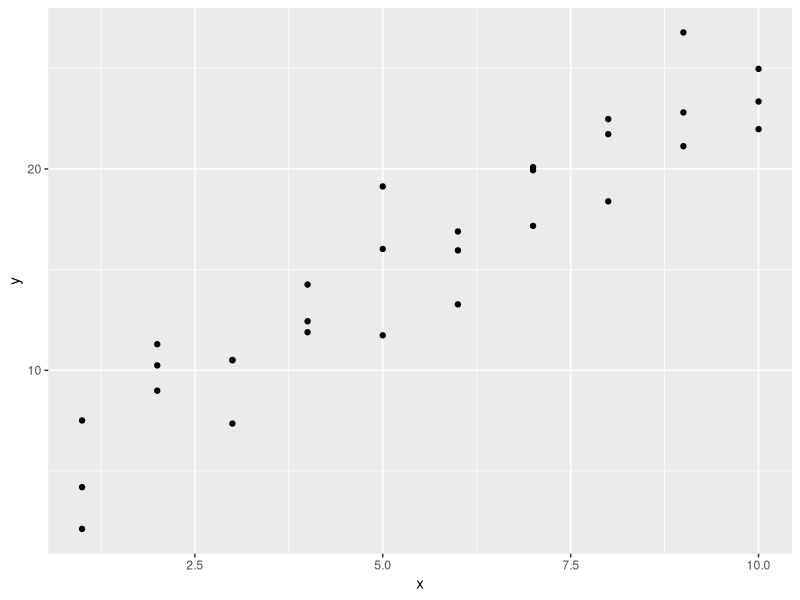
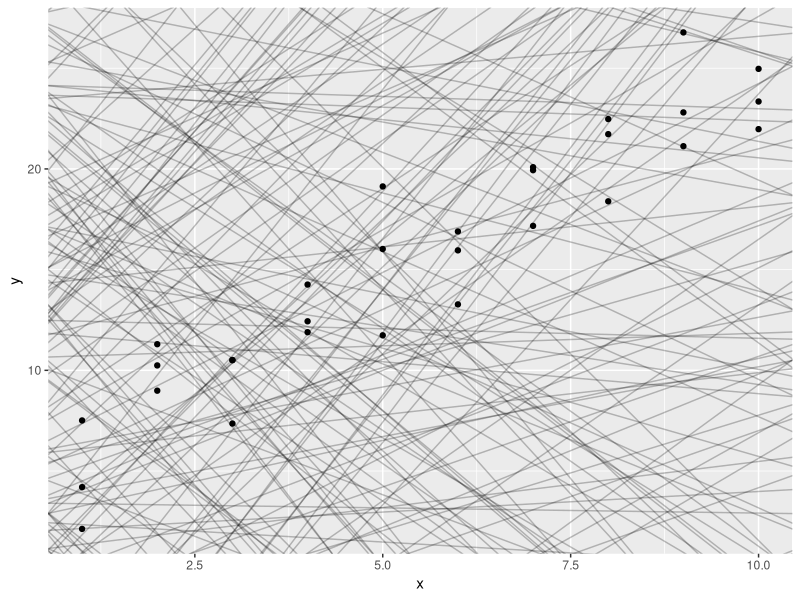
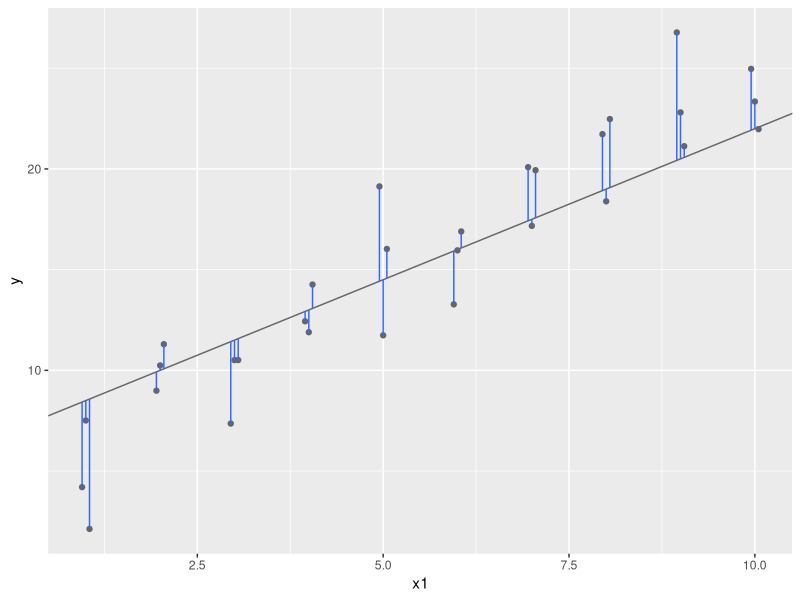
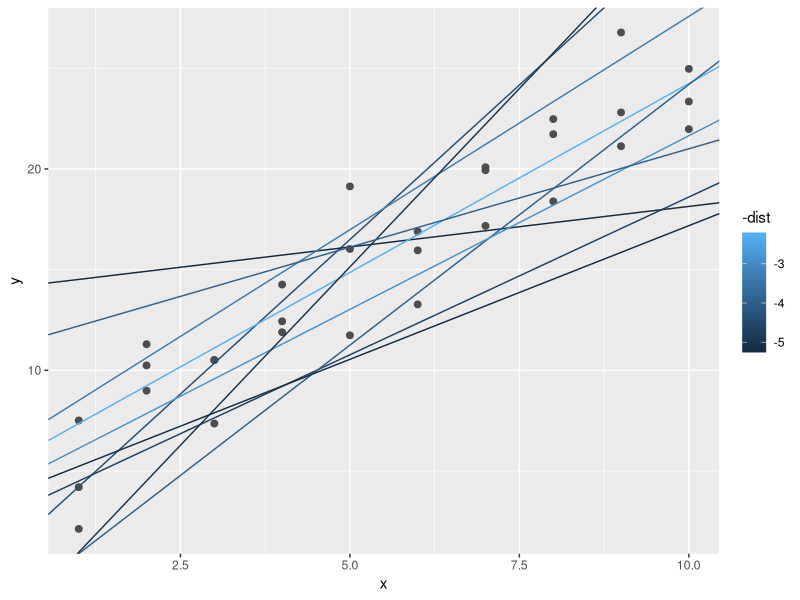
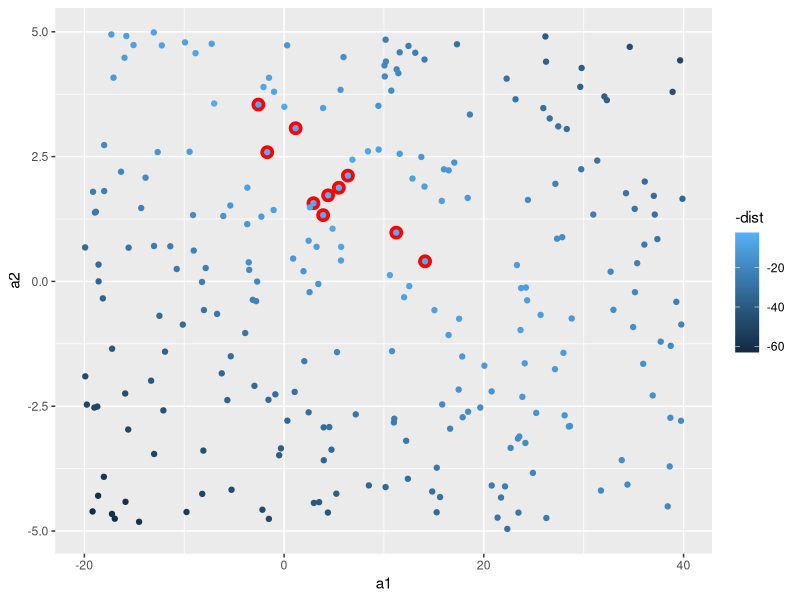
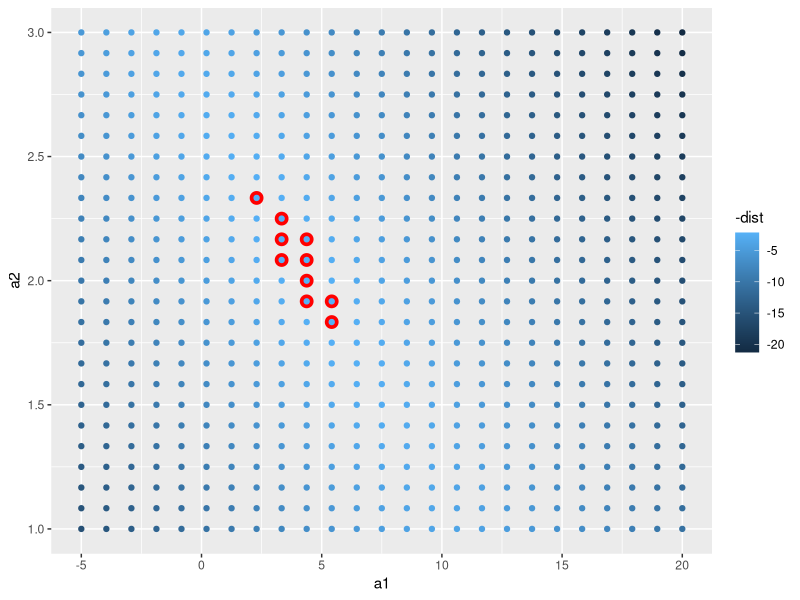
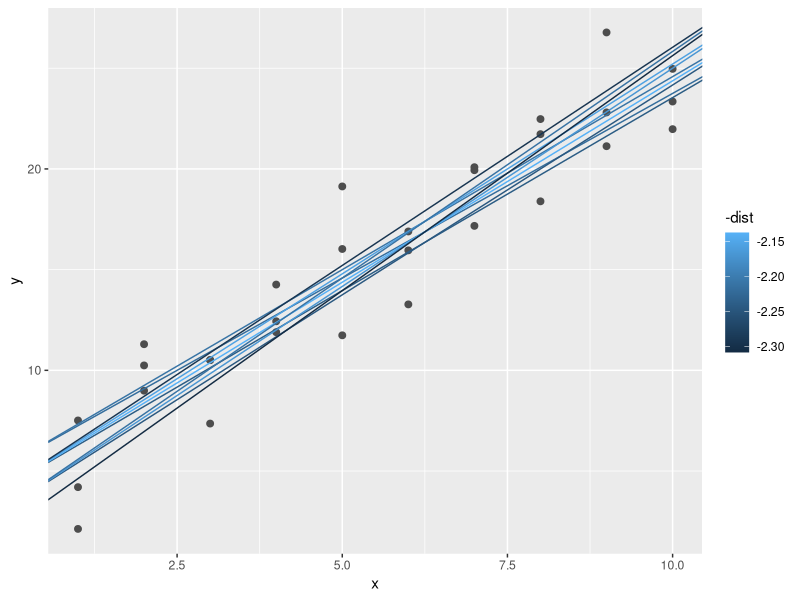
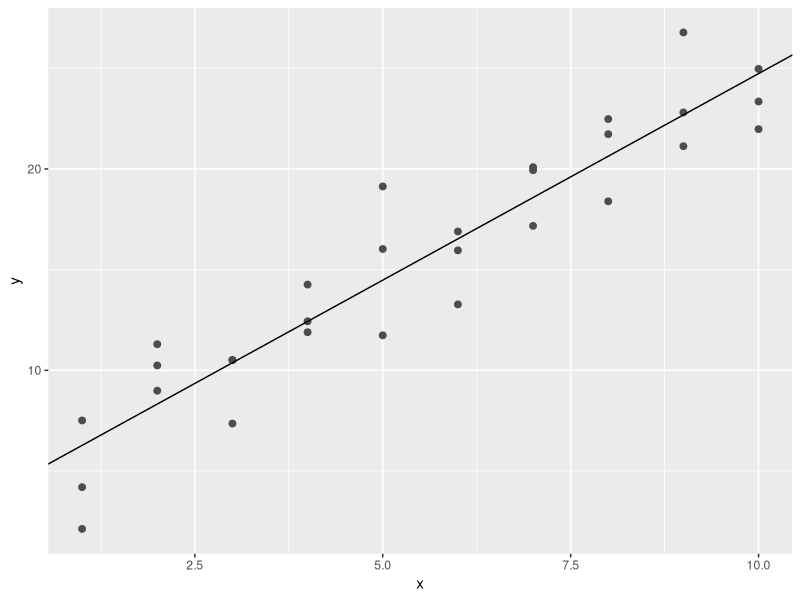

Recreate these plots in R, in order. (Note: this script raises an error after producing the figures.)
## ---- chunk 1
library(tidyverse)

library(modelr)
options(na.action = na.warn)
## ---- chunk 2
ggplot(sim1, aes(x, y)) + 
  geom_point()
## ---- chunk 3
modelos <- tibble(
  a1 = runif(250, -20, 40),
  a2 = runif(250, -5, 5)
)

ggplot(sim1, aes(x, y)) + 
  geom_abline(aes(intercept = a1, slope = a2), data = modelos, alpha = 1/4) +
  geom_point() 
## ---- chunk 4
dist1 <- sim1 %>% 
  mutate(
    dodge = rep(c(-1, 0, 1) / 20, 10),
    x1 = x + dodge,
    pred = 7 + x1 * 1.5
  )

ggplot(dist1, aes(x1, y)) + 
  geom_abline(intercept = 7, slope = 1.5, colour = "grey40") +
  geom_point(colour = "grey40") +
  geom_linerange(aes(ymin = y, ymax = pred), colour = "#3366FF")
## ---- chunk 5
model1 <- function(a, data) {
  a[1] + data$x * a[2]
}
model1(c(7, 1.5), sim1)
## ---- chunk 6
measure_distance <- function(mod, data) {
  diff <- data$y - model1(mod, data)
  sqrt(mean(diff ^ 2))
}
measure_distance(c(7, 1.5), sim1)
## ---- chunk 7
sim1_dist <- function(a1, a2) {
  measure_distance(c(a1, a2), sim1)
}

modelos <- modelos %>% 
  mutate(dist = purrr::map2_dbl(a1, a2, sim1_dist))
modelos
## ---- chunk 8
ggplot(sim1, aes(x, y)) + 
  geom_point(size = 2, colour = "grey30") + 
  geom_abline(
    aes(intercept = a1, slope = a2, colour = -dist), 
    data = filter(modelos, rank(dist) <= 10)
  )
## ---- chunk 9
ggplot(modelos, aes(a1, a2)) +
  geom_point(data = filter(modelos, rank(dist) <= 10), size = 4, colour = "red") +
  geom_point(aes(colour = -dist))
## ---- chunk 10
grid <- expand.grid(
  a1 = seq(-5, 20, length = 25),
  a2 = seq(1, 3, length = 25)
  ) %>% 
  mutate(dist = purrr::map2_dbl(a1, a2, sim1_dist))

grid %>% 
  ggplot(aes(a1, a2)) +
  geom_point(data = filter(grid, rank(dist) <= 10), size = 4, colour = "red") +
  geom_point(aes(colour = -dist)) 
## ---- chunk 11
ggplot(sim1, aes(x, y)) + 
  geom_point(size = 2, colour = "grey30") + 
  geom_abline(
    aes(intercept = a1, slope = a2, colour = -dist), 
    data = filter(grid, rank(dist) <= 10)
  )
## ---- chunk 12
best <- optim(c(0, 0), measure_distance, data = sim1)
best$par

ggplot(sim1, aes(x, y)) + 
  geom_point(size = 2, colour = "grey30") + 
  geom_abline(intercept = best$par[1], slope = best$par[2])
## ---- chunk 13
sim1_mod <- lm(y ~ x, data = sim1)
coef(sim1_mod)
## ---- chunk 14
    sim1a <- tibble(
      x = rep(1:10, each = 3),
      y = x * 1.5 + 6 + rt(length(x), df = 2)
    )
## ---- chunk 15
    measure_distance <- function(mod, data) {
      diff <- data$y - model1(mod, data)
      mean(abs(diff))
    }
## ---- chunk 16
    model1 <- function(a, data) {
      a[1] + data$x * a[2] + a[3]
    }
## ---- chunk 17
grid <- sim1 %>% 
  data_grid(x) 
grid
## ---- chunk 18
grid <- grid %>% 
  add_predictions(sim1_mod) 
grid
## ---- chunk 19
ggplot(sim1, aes(x)) +
  geom_point(aes(y = y)) +
  geom_line(aes(y = pred), data = grid, colour = "red", size = 1)
## ---- chunk 20
sim1 <- sim1 %>% 
  add_residuals(sim1_mod)
sim1
## ---- chunk 21
ggplot(sim1, aes(resid)) + 
  geom_freqpoly(binwidth = 0.5)
## ---- chunk 22
ggplot(sim1, aes(x, resid)) + 
  geom_ref_line(h = 0) +
  geom_point() 
## ---- chunk 23
df <- tribble(
  ~y, ~x1, ~x2,
  4, 2, 5,
  5, 1, 6
)
model_matrix(df, y ~ x1)
## ---- chunk 24
model_matrix(df, y ~ x1 - 1)
## ---- chunk 25
model_matrix(df, y ~ x1 + x2)
## ---- chunk 26
df <- tribble(
  ~ sex, ~ response,
  "male", 1,
  "female", 2,
  "male", 1
)
model_matrix(df, response ~ sex)
## ---- chunk 27
ggplot(sim2) + 
  geom_point(aes(x, y))
## ---- chunk 28
mod2 <- lm(y ~ x, data = sim2)

grid <- sim2 %>% 
  data_grid(x) %>% 
  add_predictions(mod2)
grid
## ---- chunk 29
ggplot(sim2, aes(x)) + 
  geom_point(aes(y = y)) +
  geom_point(data = grid, aes(y = pred), colour = "red", size = 4)
## ---- chunk 30
tibble(x = "e") %>% 
  add_predictions(mod2)
## ---- chunk 31
ggplot(sim3, aes(x1, y)) + 
  geom_point(aes(colour = x2))
## ---- chunk 32
mod1 <- lm(y ~ x1 + x2, data = sim3)
mod2 <- lm(y ~ x1 * x2, data = sim3)
## ---- chunk 33
grid <- sim3 %>% 
  data_grid(x1, x2) %>% 
  gather_predictions(mod1, mod2)
grid
## ---- chunk 34
ggplot(sim3, aes(x1, y, colour = x2)) + 
  geom_point() + 
  geom_line(data = grid, aes(y = pred)) + 
  facet_wrap(~ model)
## ---- chunk 35
sim3 <- sim3 %>% 
  gather_residuals(mod1, mod2)

ggplot(sim3, aes(x1, resid, colour = x2)) + 
  geom_point() + 
  facet_grid(model ~ x2)
## ---- chunk 36
mod1 <- lm(y ~ x1 + x2, data = sim4)
mod2 <- lm(y ~ x1 * x2, data = sim4)

grid <- sim4 %>% 
  data_grid(
    x1 = seq_range(x1, 5), 
    x2 = seq_range(x2, 5) 
  ) %>% 
  gather_predictions(mod1, mod2)
grid
## ---- chunk 37
    seq_range(c(0.0123, 0.923423), n = 5)
    seq_range(c(0.0123, 0.923423), n = 5, pretty = TRUE)
## ---- chunk 38
    x1 <- rcauchy(100)
    seq_range(x1, n = 5)
    seq_range(x1, n = 5, trim = 0.10)
    seq_range(x1, n = 5, trim = 0.25)
    seq_range(x1, n = 5, trim = 0.50)
## ---- chunk 39
    x2 <- c(0, 1)
    seq_range(x2, n = 5)
    seq_range(x2, n = 5, expand = 0.10)
    seq_range(x2, n = 5, expand = 0.25)
    seq_range(x2, n = 5, expand = 0.50)
## ---- chunk 40
ggplot(grid, aes(x1, x2)) + 
  geom_tile(aes(fill = pred)) + 
  facet_wrap(~ model)
## ---- chunk 41
ggplot(grid, aes(x1, pred, colour = x2, group = x2)) + 
  geom_line() +
  facet_wrap(~ model)
ggplot(grid, aes(x2, pred, colour = x1, group = x1)) + 
  geom_line() +
  facet_wrap(~ model)
## ---- chunk 42
df <- tribble(
  ~y, ~x,
   1,  1,
   2,  2, 
   3,  3
)
model_matrix(df, y ~ x^2 + x)
model_matrix(df, y ~ I(x^2) + x)
## ---- chunk 43
model_matrix(df, y ~ poly(x, 2))
## ---- chunk 44
library(splines)
model_matrix(df, y ~ ns(x, 2))
## ---- chunk 45
sim5 <- tibble(
  x = seq(0, 3.5 * pi, length = 50),
  y = 4 * sin(x) + rnorm(length(x))
)

ggplot(sim5, aes(x, y)) +
  geom_point()
## ---- chunk 46
mod1 <- lm(y ~ splines::ns(x, 1), data = sim5)
mod2 <- lm(y ~ splines::ns(x, 2), data = sim5)
mod3 <- lm(y ~ splines::ns(x, 3), data = sim5)
mod4 <- lm(y ~ splines::ns(x, 4), data = sim5)
mod5 <- lm(y ~ splines::ns(x, 5), data = sim5)

grid <- sim5 %>% 
  data_grid(x = seq_range(x, n = 50, expand = 0.1)) %>% 
  gather_predictions(mod1, mod2, mod3, mod4, mod5, .pred = "y")

ggplot(sim5, aes(x, y)) + 
  geom_point() +
  geom_line(data = grid, colour = "red") +
  facet_wrap(~ model)
## ---- chunk 47
df <- tribble(
  ~x, ~y,
  1, 2.2,
  2, NA,
  3, 3.5,
  4, 8.3,
  NA, 10
)

mod <- lm(y ~ x, data = df)
## ---- chunk 48
mod <- lm(y ~ x, data = df, na.action = na.exclude)
## ---- chunk 49
nobs(mod)
